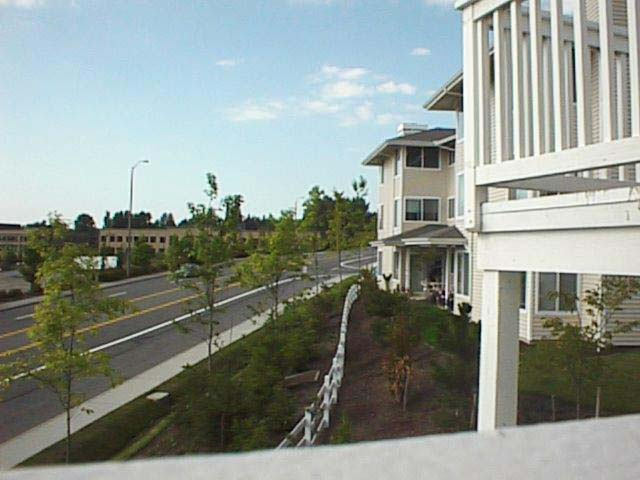
#> input picture src/data/b1.jpg, 640 x 480 px
$ python disparitymap.py data/b1.jpg data/b2.jpg
#> lines starting #> are read from the running program, lines starting #| are printed output that depends on the picture
### src/simpletree/__init__.py
#!/usr/bin/python
# coding=utf-8

# Base Python File (__init__.py)
# Created: Fri Mar 16 14:27:45 2012
# Version: 1.0
#
# This Python script was developped by François-Xavier Thomas.
# You are free to copy, adapt or modify it.
# If you do so, however, leave my name somewhere in the credits, I'd appreciate it ;)
#
# (ɔ) François-Xavier Thomas <fx.thomas@gmail.com>

import dp

def disparity (left, right, nd=20, LAMBDA=0.025, P1=20, P2f=30, P3=4, T=30):
  """
  Computes the disparity map of two rectified stereo images `left` and `right`.

  `nd` is the maximum value of the disparity labels (-nd <= d < nd)
  `LAMBDA` is the horizontal/vertical DP balancing term
  `P1`, `P2f`, `P3`, `T` are the smoothness model paramters
  """

  if left.ndim == 3:
    left = left.mean (axis=2)
  if right.ndim == 3:
    right = right.mean (axis=2)
  if left.max() <= 1.1:
    left = left * 255.
  if right.max() <= 1.1:
    right = right * 255.

  ######################
  # Vertical tree pass #
  ######################

  # Horizontal pass
  m = dp.data_energy (left, right, nd=nd)

  F = dp.dp (left, right, energy=m, axis=0)
  B = dp.dp (left, right, energy=m, axis=0, backward=True)
  C = F + B - m

  # Vertical pass
  Fc = dp.dp (left, right, energy=C, axis=1)
  Bc = dp.dp (left, right, energy=C, axis=1, backward=True)
  V = Fc + Bc - C

  ###################################
  # Compute subsequent coefficients #
  ###################################

  Vc = m + LAMBDA*(V - V.min(axis=2).reshape((V.shape[0], V.shape[1], 1)))

  ########################
  # Horizontal tree pass #
  ########################

  # Horizontal pass
  F = dp.dp (left, right, energy=Vc, axis=1)
  B = dp.dp (left, right, energy=Vc, axis=1, backward=True)
  C = F + B - Vc

  # Vertical pass
  Fc = dp.dp (left, right, energy=C, axis=0)
  Bc = dp.dp (left, right, energy=C, axis=0, backward=True)
  H = Fc + Bc - C

  return H.argmin(axis=2)

### src/disparitymap.py
#!/usr/bin/python
# coding=utf-8

# Base Python File (disparitymap.py)
# Created: Sun Mar 25 16:36:35 2012
# Version: 1.0
#
# This Python script was developped by François-Xavier Thomas.
# You are free to copy, adapt or modify it.
# If you do so, however, leave my name somewhere in the credits, I'd appreciate it ;)
#
# (ɔ) François-Xavier Thomas <fx.thomas@gmail.com>

import simpletree
import cv2
import sys
from pylab import *

# Load left-right images
left = cv2.imread (sys.argv[1])
#> left is the input picture: shape (480, 640, 3); mean B, G, R 143.4, 150, 142
right = cv2.imread (sys.argv[2])
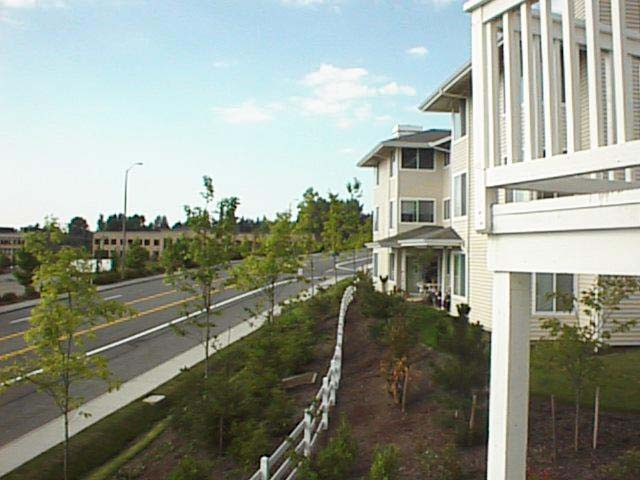
#> input picture src/data/b2.jpg, 640 x 480 px
#> right is the input picture: shape (480, 640, 3); mean B, G, R 141.5, 153.5, 147.6

# Compute disparity
disp = simpletree.disparity (left, right)
#> in disparity, `left = left.mean (axis=2)`:
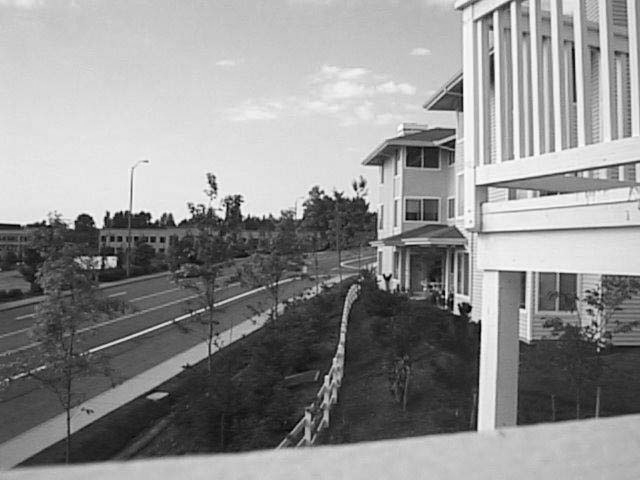
#> left: shape (480, 640) float64; min 0.333, max 255, mean 145.2
#> in disparity, `right = right.mean (axis=2)`:
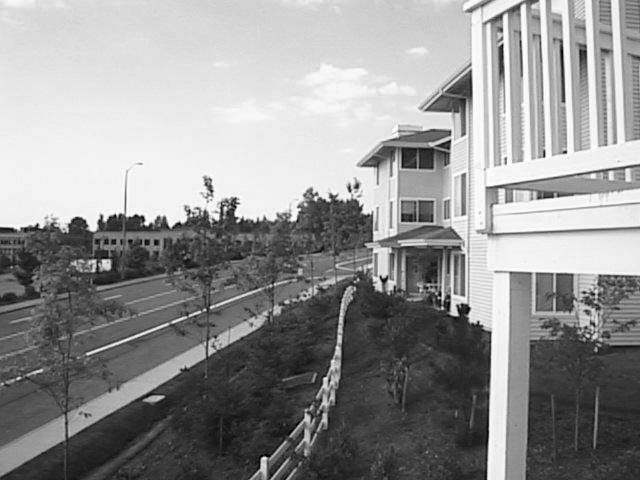
#> right: shape (480, 640) float64; min 0.333, max 255, mean 147.5
#> (the run stopped early here; a loop or call above may not have finished)
